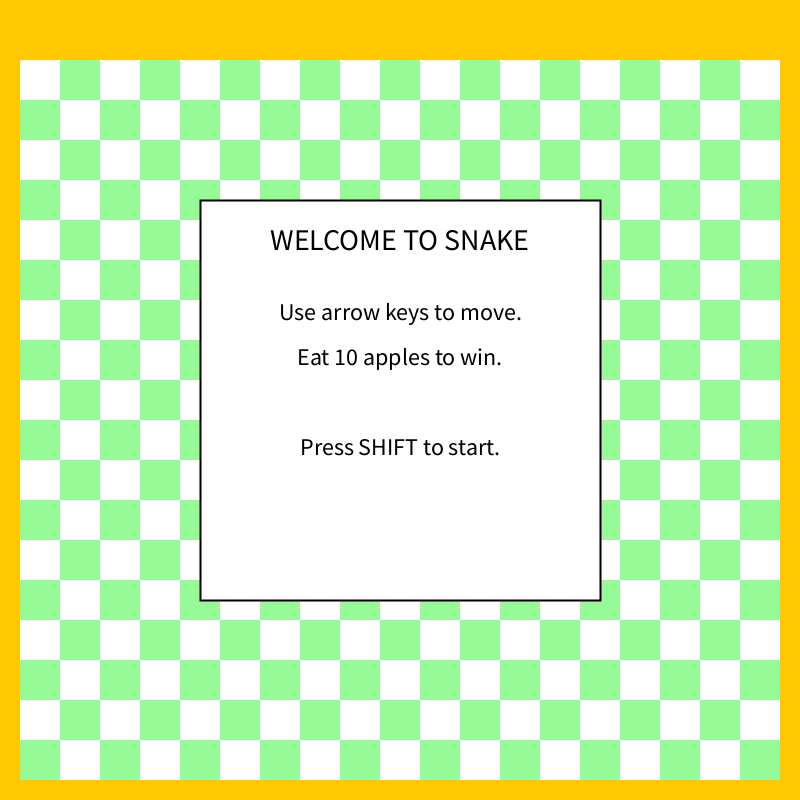
Frame 1 (no input)
Frame 60 (the mouse pressed at the canvas centre just before this capture): identical to frame 1, image omitted
Frame 120 (the mouse held since frame 60 and released just before this capture): identical to frame 1, image omitted

The Processing sketch that drew this single still picture (run headless with seeded random() and noise(); from frame 60 on, the mouse is pressed at the canvas centre):

// Processing sketch: SnakeGame
// ── SnakeGame.pde
// Snake Game in Processing
// Main sketch file. Open this file from the SnakeGame folder in Processing.

final int CANVAS_WIDTH = 800;
final int CANVAS_HEIGHT = 800;

final int GRID_SIZE = 40;
final int GRID_COLS = 19;
final int GRID_ROWS = 18;
final int BOARD_X = 20;
final int BOARD_Y = 60;

final int TARGET_APPLES = 10;
final int FRAME_RATE = 7;

Snake snake;
Food food;
Game game;

void setup() {
  size(800, 800);
  frameRate(FRAME_RATE);

  snake = new Snake(randomGridX(), randomGridY(), GRID_SIZE, GRID_COLS * GRID_ROWS);
  food = new Food(GRID_SIZE, BOARD_X, BOARD_Y, GRID_COLS, GRID_ROWS);
  game = new Game(this, snake, TARGET_APPLES);

  resetGame();
  game.showStartScreen();
}

void draw() {
  if (game.isStartScreen()) {
    game.showStartScreen();
    return;
  }

  if (game.isRunning()) {
    runGame();
    return;
  }

  if (game.isGameOver()) {
    game.showGameOver();
    return;
  }

  if (game.isGameClear()) {
    game.showGameClear();
  }
}

void runGame() {
  background(255, 200, 0);
  game.drawGrid(BOARD_X, BOARD_Y, GRID_COLS, GRID_ROWS, GRID_SIZE);

  food.draw(this);
  snake.move();
  snake.draw(this);
  game.drawScore();

  if (snake.isCollidingWith(food)) {
    snake.grow();
    food.relocate(snake);
  }

  if (snake.isOutOfBounds(BOARD_X, BOARD_Y, GRID_COLS, GRID_ROWS) || snake.isCollidingWithItself()) {
    game.setGameOver();
  }

  if (snake.getApplesEaten() >= TARGET_APPLES) {
    game.setGameClear();
  }
}

void keyPressed() {
  if (keyCode == LEFT) {
    snake.setDirection('L');
  } else if (keyCode == RIGHT) {
    snake.setDirection('R');
  } else if (keyCode == UP) {
    snake.setDirection('U');
  } else if (keyCode == DOWN) {
    snake.setDirection('D');
  } else if (keyCode == SHIFT) {
    if (game.isStartScreen() || game.isGameOver() || game.isGameClear()) {
      resetGame();
      game.start();
    }
  }
}

void resetGame() {
  snake.reset(randomGridX(), randomGridY());
  food.relocate(snake);
}

int randomGridX() {
  return BOARD_X + ((int)random(GRID_COLS) * GRID_SIZE);
}

int randomGridY() {
  return BOARD_Y + ((int)random(GRID_ROWS) * GRID_SIZE);
}

// ── Food.pde
class Food {
  int x;
  int y;
  int gridSize;
  int boardX;
  int boardY;
  int gridCols;
  int gridRows;

  Food(int gridSize, int boardX, int boardY, int gridCols, int gridRows) {
    this.gridSize = gridSize;
    this.boardX = boardX;
    this.boardY = boardY;
    this.gridCols = gridCols;
    this.gridRows = gridRows;
  }

  void draw(PApplet app) {
    app.noStroke();

    app.fill(255, 0, 0);
    app.ellipseMode(PApplet.CORNER);
    app.ellipse(x, y, gridSize, gridSize);

    app.fill(0);
    app.rect(x + gridSize * 0.48, y + gridSize * 0.38, gridSize * 0.12, -gridSize * 0.75);
  }

  void relocate(Snake snake) {
    do {
      x = boardX + ((int)random(gridCols) * gridSize);
      y = boardY + ((int)random(gridRows) * gridSize);
    } while (snake != null && isOverlappingWithSnake(snake));
  }

  private boolean isOverlappingWithSnake(Snake snake) {
    for (int i = 0; i < snake.getLength(); i++) {
      if (x == snake.x[i] && y == snake.y[i]) {
        return true;
      }
    }
    return false;
  }
}

// ── Game.pde
class Game {
  final int START = 0;
  final int RUNNING = 1;
  final int GAME_OVER = 2;
  final int GAME_CLEAR = 3;

  PApplet app;
  Snake snake;
  int targetApples;
  int state;

  Game(PApplet app, Snake snake, int targetApples) {
    this.app = app;
    this.snake = snake;
    this.targetApples = targetApples;
    this.state = START;
  }

  void start() {
    state = RUNNING;
  }

  void setGameOver() {
    state = GAME_OVER;
  }

  void setGameClear() {
    state = GAME_CLEAR;
  }

  boolean isStartScreen() {
    return state == START;
  }

  boolean isRunning() {
    return state == RUNNING;
  }

  boolean isGameOver() {
    return state == GAME_OVER;
  }

  boolean isGameClear() {
    return state == GAME_CLEAR;
  }

  void showStartScreen() {
    app.background(255, 200, 0);
    drawGrid(BOARD_X, BOARD_Y, GRID_COLS, GRID_ROWS, GRID_SIZE);
    drawMessageBox();

    app.textAlign(PApplet.CENTER);
    app.fill(0);
    app.textSize(30);
    app.text("WELCOME TO SNAKE", app.width / 2, 250);

    app.textSize(24);
    app.text("Use arrow keys to move.", app.width / 2, 320);
    app.text("Eat " + targetApples + " apples to win.", app.width / 2, 365);
    app.text("Press SHIFT to start.", app.width / 2, 455);
  }

  void showGameOver() {
    app.background(255, 200, 0);
    drawGrid(BOARD_X, BOARD_Y, GRID_COLS, GRID_ROWS, GRID_SIZE);
    drawMessageBox();

    app.textAlign(PApplet.CENTER);
    app.fill(0);
    app.textSize(32);
    app.text("Game Over", app.width / 2, 300);

    app.textSize(28);
    app.text("Score: " + snake.getApplesEaten(), app.width / 2, 370);
    app.text("Press SHIFT to restart.", app.width / 2, 455);
  }

  void showGameClear() {
    app.background(255, 200, 0);
    drawGrid(BOARD_X, BOARD_Y, GRID_COLS, GRID_ROWS, GRID_SIZE);
    drawMessageBox();

    app.textAlign(PApplet.CENTER);
    app.fill(0);
    app.textSize(28);
    app.text("CONGRATULATIONS!", app.width / 2, 290);
    app.text("You won.", app.width / 2, 335);

    app.textSize(26);
    app.text("Score: " + snake.getApplesEaten(), app.width / 2, 400);
    app.text("Press SHIFT to restart.", app.width / 2, 470);
  }

  void drawGrid(int boardX, int boardY, int gridCols, int gridRows, int gridSize) {
    app.noStroke();
    app.fill(100, 250, 50);
    app.rect(boardX, boardY, gridCols * gridSize, gridRows * gridSize);

    for (int i = 0; i < gridCols; i++) {
      for (int j = 0; j < gridRows; j++) {
        if ((i + j) % 2 == 0) {
          app.fill(255);
        } else {
          app.fill(150, 250, 150);
        }
        app.rect(boardX + gridSize * i, boardY + gridSize * j, gridSize, gridSize);
      }
    }
  }

  void drawScore() {
    app.noStroke();
    app.fill(255, 200, 0);
    app.rect(0, 0, 140, 55);

    app.fill(255, 0, 0);
    app.ellipseMode(PApplet.CORNER);
    app.ellipse(10, 15, 40, 40);

    app.fill(0);
    app.rect(29, 30, 5, -30);

    app.textAlign(PApplet.LEFT);
    app.textSize(30);
    app.text("X" + snake.getApplesEaten(), 70, 48);
  }

  private void drawMessageBox() {
    app.fill(255);
    app.stroke(0);
    app.strokeWeight(2);
    app.rect(200, 200, 400, 400);
    app.noStroke();
  }
}

// ── Snake.pde
class Snake {
  int[] x;
  int[] y;
  int length;
  int gridSize;
  char direction;
  int maxLength;

  Snake(int startX, int startY, int gridSize, int maxLength) {
    this.gridSize = gridSize;
    this.maxLength = maxLength;
    this.x = new int[maxLength];
    this.y = new int[maxLength];
    reset(startX, startY);
  }

  void reset(int startX, int startY) {
    length = 1;
    x[0] = startX;
    y[0] = startY;
    direction = 'R';
  }

  void move() {
    for (int i = length - 1; i > 0; i--) {
      x[i] = x[i - 1];
      y[i] = y[i - 1];
    }

    switch (direction) {
      case 'L':
        x[0] -= gridSize;
        break;
      case 'R':
        x[0] += gridSize;
        break;
      case 'U':
        y[0] -= gridSize;
        break;
      case 'D':
        y[0] += gridSize;
        break;
    }
  }

  void draw(PApplet app) {
    app.pushMatrix();
    app.translate(x[0] + gridSize / 2, y[0] + gridSize / 2);
    app.rotate(getRotationAngle(direction));
    drawHead(app, -gridSize / 2, -gridSize / 2, gridSize);
    app.popMatrix();

    for (int i = 1; i < length; i++) {
      drawBody(app, x[i], y[i], gridSize);
    }
  }

  boolean isCollidingWith(Food food) {
    return x[0] == food.x && y[0] == food.y;
  }

  boolean isOutOfBounds(int boardX, int boardY, int gridCols, int gridRows) {
    int boardRight = boardX + gridCols * gridSize;
    int boardBottom = boardY + gridRows * gridSize;

    return x[0] < boardX || x[0] >= boardRight || y[0] < boardY || y[0] >= boardBottom;
  }

  boolean isCollidingWithItself() {
    for (int i = 1; i < length; i++) {
      if (x[0] == x[i] && y[0] == y[i]) {
        return true;
      }
    }
    return false;
  }

  void grow() {
    if (length < maxLength) {
      length++;
    }
  }

  void setDirection(char newDirection) {
    if ((direction == 'L' && newDirection == 'R') ||
        (direction == 'R' && newDirection == 'L') ||
        (direction == 'U' && newDirection == 'D') ||
        (direction == 'D' && newDirection == 'U')) {
      return;
    }

    direction = newDirection;
  }

  int getLength() {
    return length;
  }

  int getApplesEaten() {
    return length - 1;
  }

  float getRotationAngle(char direction) {
    switch (direction) {
      case 'L':
        return PI;
      case 'R':
        return 0;
      case 'U':
        return -PI / 2;
      case 'D':
        return PI / 2;
      default:
        return 0;
    }
  }

  void drawHead(PApplet app, float a, float b, int size) {
    app.noStroke();

    app.fill(255, 0, 0);
    app.rect(a + size / 2, b + size * 0.45, size * 0.75, size * 0.10);

    app.fill(#378EAF);
    app.ellipseMode(PApplet.CORNER);
    app.ellipse(a, b, size, size);

    app.fill(255);
    app.ellipse(a + size * 0.43, b + size * 0.63, size * 0.15, size * 0.15);
    app.ellipse(a + size * 0.43, b + size * 0.23, size * 0.15, size * 0.15);
  }

  void drawBody(PApplet app, float a, float b, int size) {
    app.fill(#378EAF);
    app.noStroke();
    app.ellipseMode(PApplet.CORNER);
    app.ellipse(a, b, size, size);
  }
}
